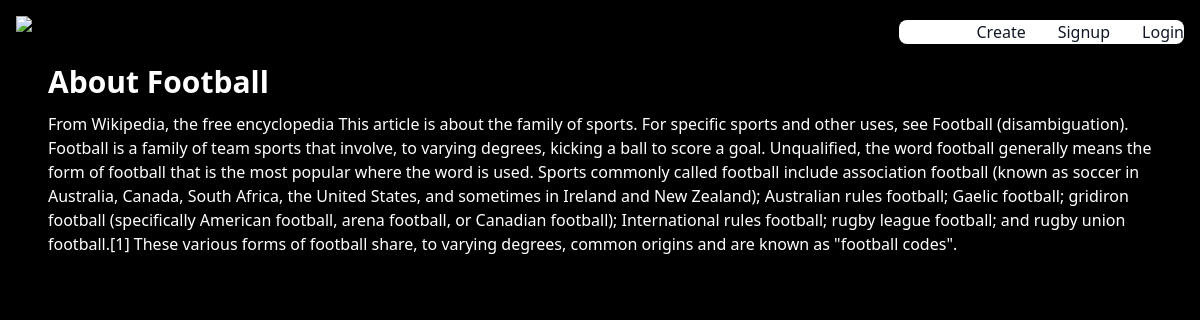
The app's page /content/7 with its own data.
### blog/models.py (models this page shows, shortened)
class Posts(models.Model):
    user = models.ForeignKey(User, on_delete=models.SET_NULL, null=True)
    title = models.CharField(max_length=100)
    content = models.TextField()
    date = models.DateTimeField(auto_now_add=True)
    author = models.CharField(max_length=50)

### blog/views.py (the view)
# urls.py: path("content/<int:pk>", views.content, name='content'),
def content(request, pk):
    posts = Posts.objects.get(pk=pk)
    context = {'posts':posts}
    print(posts.pk)
    return render(request, 'content.html', context)

### blog/templates/content.html
{% extends "main.html" %}
{% block main %}
    <div class="text-white">
        <h1 class="font-bold text-3xl mb-3 mx-12">{{posts.title}}</h1>
        <p class="mx-12">{{posts.content}}</p>
    </div>
{% endblock %}

### records on screen
Posts: title "About Football", content "From Wikipedia, the free encyclopedia This article is about the family of sports. For specific sports and other uses, see Football (disambiguation). Football is a family of team sports that involve, to varying degrees, kicking a ball to score a goal. Unqualified, the word football generally means the form of football that is the most popular where the word is used. Sports commonly called football include association football (known as soccer in Australia, Canada, South Africa, the United States, and sometimes in Ireland and New Zealand); Australian rules football; Gaelic football; gridiron football (specifically American football, arena football, or Canadian football); International rules…"
